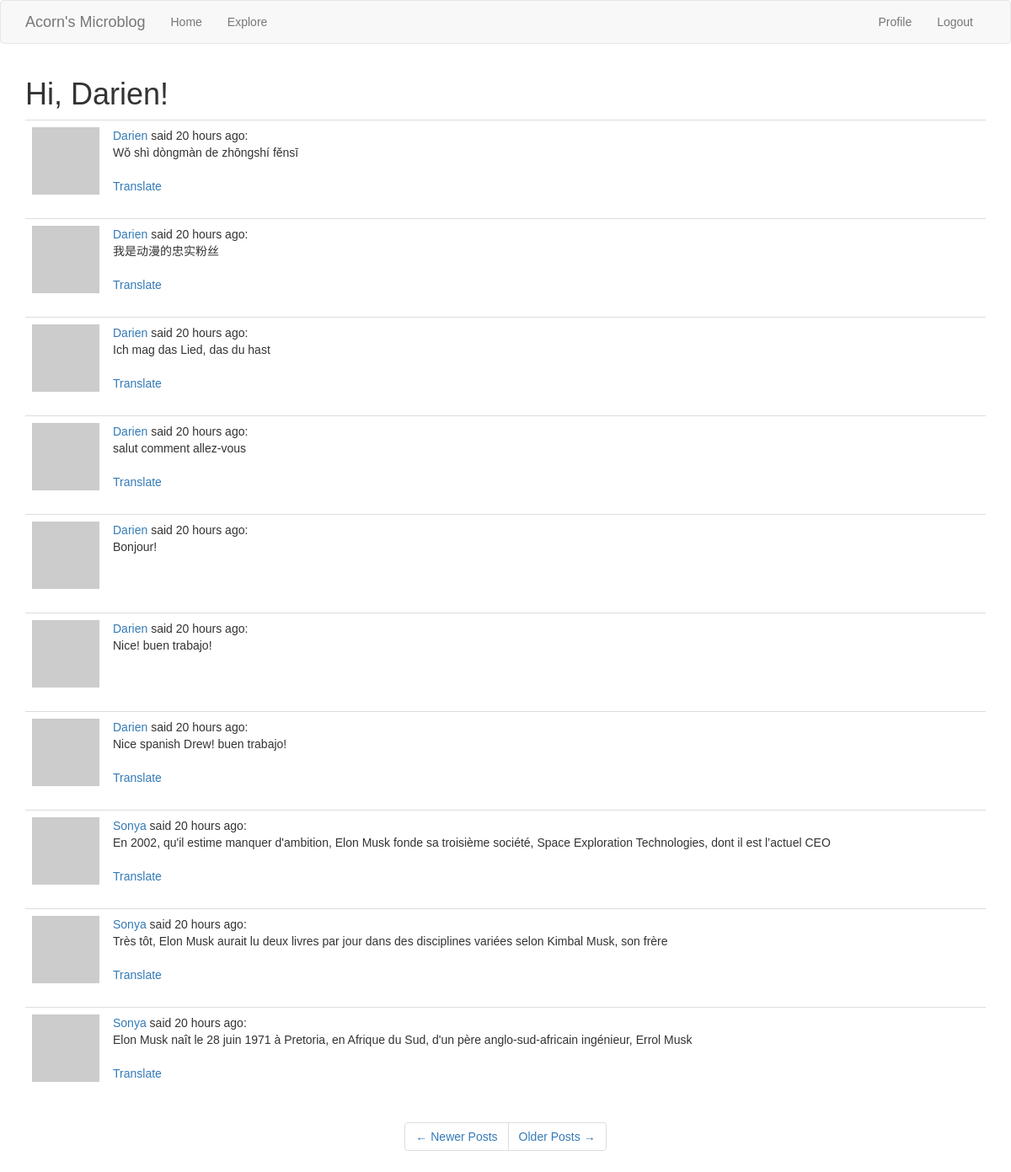
Screenshot of /explore?page=2 (signed in) with the database file from the repository.
### app/models.py (models this page shows, shortened)
class User(UserMixin, db.Model):
    id = db.Column(db.Integer, primary_key=True)
    username = db.Column(db.String(64), index=True, unique=True)
    email = db.Column(db.String(120), index=True, unique=True)
    password_hash = db.Column(db.String(128))
    posts = db.relationship('Post', backref='author', lazy='dynamic')
    followed = db.relationship('User',
                               secondary=followers,
                               primaryjoin=(followers.c.follower_id == id),
                               secondaryjoin=(followers.c.followed_id == id),
                               backref=db.backref('followers',
                                                  lazy='dynamic'),
                               lazy='dynamic')
    about_me = db.Column(db.String(140))
    last_seen = db.Column(db.DateTime, default=datetime.utcnow)
    def avatar(self, size):
        digest = md5(self.email.lower().encode('utf-8')).hexdigest()
        return 'https://www.gravatar.com/avatar/{}?d=identicon&s={}'.format(digest, size)

class Post(db.Model):
    id = db.Column(db.Integer, primary_key=True)
    body = db.Column(db.String(140))
    timestamp = db.Column(db.DateTime, index=True, default=datetime.utcnow)
    user_id = db.Column(db.Integer, db.ForeignKey('user.id'))
    language = db.Column(db.String(5))

### app/main/routes.py (the view)
@bp.route('/explore')
@login_required
def explore():
    page = request.args.get('page', 1, type=int)
    posts = Post.query.order_by(Post.timestamp.desc()).paginate(page, current_app.config['POSTS_PER_PAGE'], False)
    next_url = url_for('main.explore', page=posts.next_num) if posts.has_next else None
    prev_url = url_for('main.explore', page=posts.prev_num) if posts.has_prev else None
    return render_template('index.html', title='Explore', posts=posts.items, next_url=next_url, prev_url=prev_url)

### app/main/routes.py (called while the page is built)
@bp.before_request
def before_request():
    g.locale = str(get_locale())
    if current_user.is_authenticated:
        current_user.last_seen = datetime.utcnow()
        db.session.commit()

### app/models.py (called while the page is built)
@login.user_loader
def load_user(id):
    return User.query.get(int(id))  # DB may use numeric ID hence the int conversion

### app/templates/index.html (shortened to what this page needs)
{% extends "base.html" %}
{% import 'bootstrap/wtf.html' as wtf %}
{% block app_content %}
    <h1>
        Hi, {{ current_user.username }}!
    </h1>
    {% for post in posts %}
        {% include '_post.html' %}
    {% endfor %}
    <div class="row text-center">
        <nav aria-label="...">
            <ul class="pagination">
                <li class="page-item{% if not prev_url %} disabled{% endif %}">
                    <a class="page-link" href="{{ prev_url or '#' }}" tabindex="{% if not prev_url %}-1{%else%}1{%endif%}">
                        <span aria-hidden="true">&larr;</span> Newer Posts
                    </a>
                </li>
                <li class="page-item{% if not next_url %} disabled{% endif %}">
                    <a class="page-link" href="{{ next_url or '#' }}" tabindex="{% if not next_url %}-1{%else%}1{%endif%}">
                        Older Posts <span aria-hidden="true">&rarr;</span>
                    </a>
                </li>
            </ul>
        </nav>
    </div>
{% endblock %}

### app/templates/_post.html
<table class="table table-hover">
        <tr>
            <td width="70px">
                <a href="{{ url_for('main.user', username=post.author.username) }}">
                    <img src="{{ post.author.avatar(70) }}" />
                </a>
            </td>
            <td>
                <a class="font-weight-bold" style="text-decoration:none;" href="{{ url_for('main.user', username=post.author.username) }}">
                    {{ post.author.username }}
                </a>
                said {{ moment(post.timestamp).fromNow() }}:
                <br>
                <span id="post{{ post.id }}">
                    {{ post.body }}
                </span>
                {% if post.language and post.language != g.locale %}
                <br><br>
                <span id="translation{{ post.id }}">
                    <a href="javascript:translate(
                                '#post{{ post.id }}',
                                '#translation{{ post.id }}',
                                '{{ post.language }}',
                                '{{ g.locale }}');">{{ 'Translate' }}
                    </a>
                </span>
                {% endif %}
            </td>
        </tr>
    </table>

### app/static/css/main.css (style rules this page uses)
html { font-family: commuters-sans, sans-serif; }
body { font-family: commuters-sans, sans-serif; }

### rows the page displays
User: username "Darien"
Post: author.username "Darien", timestamp "20 hours ago", body "Wǒ shì dòngmàn de zhōngshí fěnsī", value "Translate"
Post: author.username "Darien", timestamp "20 hours ago", body "我是动漫的忠实粉丝", value "Translate"
Post: author.username "Darien", timestamp "20 hours ago", body "Ich mag das Lied, das du hast", value "Translate"
Post: author.username "Darien", timestamp "20 hours ago", body "salut comment allez-vous", value "Translate"
Post: author.username "Darien", timestamp "20 hours ago", body "Bonjour!"
Post: author.username "Darien", timestamp "20 hours ago", body "Nice! buen trabajo!"
Post: author.username "Darien", timestamp "20 hours ago", body "Nice spanish Drew! buen trabajo!", value "Translate"
Post: author.username "Sonya", timestamp "20 hours ago", body "En 2002, qu'il estime manquer d'ambition, Elon Musk fonde sa troisième société, Space Exploration Technologies, dont il est l’actuel CEO", value "Translate"
Post: author.username "Sonya", timestamp "20 hours ago", body "Très tôt, Elon Musk aurait lu deux livres par jour dans des disciplines variées selon Kimbal Musk, son frère", value "Translate"
Post: author.username "Sonya", timestamp "20 hours ago", body "Elon Musk naît le 28 juin 1971 à Pretoria, en Afrique du Sud, d'un père anglo-sud-africain ingénieur, Errol Musk", value "Translate"
